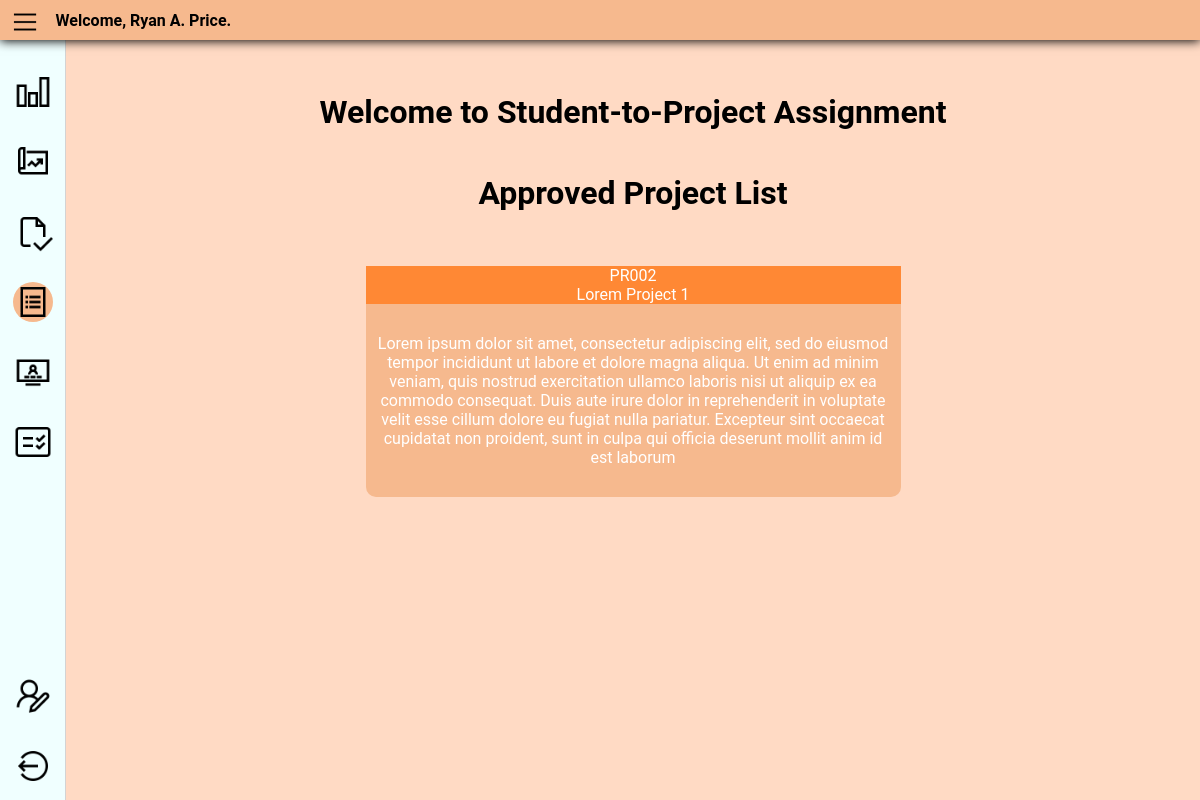
Screenshot of /supervisor/student-to-project_assignment.php (signed in) with the database file from the repository.
### tables this page shows
CREATE TABLE `Supervisor` (
  `SUPERVISOR_ID` varchar(10) NOT NULL,
  `NAME` varchar(90) DEFAULT NULL,
  `PASSWORD` varchar(70) NOT NULL,
  `AGE` decimal(10,0) DEFAULT NULL,
  `EMAIL` varchar(80) DEFAULT NULL,
  `PROFESSION` varchar(100) DEFAULT NULL,
  `ISVERIFIED` bit(1) DEFAULT NULL
);

CREATE TABLE `Project` (
  `PROJ_ID` char(5) NOT NULL,
  `NAME` varchar(90) DEFAULT NULL,
  `DESCRIPTION` varchar(1000) DEFAULT NULL,
  `STUDENT_ID` varchar(20) DEFAULT NULL,
  `SUPERVISOR_ID` varchar(20) DEFAULT NULL,
  `BACKUP_DESCRIPTION` varchar(1000) DEFAULT NULL,
  `APPROVED_SUPERVISOR` bit(1) DEFAULT NULL,
  `APPROVED_ADMIN` bit(1) DEFAULT NULL
);

### src/functions.php (called while the page is built, shortened)
<?php
function getSupervisorDatabySupervisorID($con, $supervisorID)
{
    $getSupervisorName_query = $con->prepare("SELECT * FROM Supervisor where SUPERVISOR_ID = ?");
    $getSupervisorName_query->bind_param("s", $supervisorID);
    $getSupervisorName_query->execute();
    $getSupervisorName_query_result = $getSupervisorName_query->get_result();
    return mysqli_fetch_assoc($getSupervisorName_query_result);
}
function checkLogin($con)
{
    if (isset($_SESSION['SUPERVISOR_ID'])) {
        $supervisor_id = $_SESSION['SUPERVISOR_ID'];
        $login_check_query_result = getSupervisorDatabySupervisorID($con, $supervisor_id);
        if ($login_check_query_result) {
            return $login_check_query_result;
        }
    } else if (isset($_SESSION['STUDENT_ID'])) {
        $student_id = $_SESSION['STUDENT_ID'];
        $login_check_query_result = getStudentDatabyStudentID($con, $student_id);
        if ($login_check_query_result) {
            return $login_check_query_result;
        }
    }
    die;
}

### supervisor/student-to-project_assignment.php (the view, shortened to what this page needs)
<?php
require("../src/functions.php");
require("../src/database.php");
$user_data = checkLogin($con);
?>
<!DOCTYPE html>
<html lang="en">
<head>
    <link rel="stylesheet" href="css/sidebar_header.css">
    <link rel="stylesheet" href="css/supervisor_student-to-project_assignment.css">
</head>
<body>
    <header class="header">
        <img class="menu-icon" src="../src/icon/menu_128px.png" alt="menu icon" title="Menu">
        <div class="welcome-msg">
            Welcome, <?php echo $user_data['NAME'] ?>.
        </div>
    </header>
    <div class="container">
        <div class="sidebar">
            <div class="middle-sidebar">
                <ul class="sidebar-item-list">
                    <li>
                        <a href="dashboard.php"><img class="sidebar-item" src="../src/icon/goal_progress_128px.png" alt="goal setting & progress setting icon" title="Goal Setting & Progress Setting"></a>
                    </li>
                    <li>
                        <a href="project_proposal_management.php"><img class="sidebar-item" src="../src/icon/project_proposal_management_128px.png" alt="project proposal management icon" title="Project Proposal Management"></a>
                    </li>
                    <li>
                        <a href="project_proposal_approval.php"><img class="sidebar-item" src="../src/icon/approve_student_project.png" alt="project planning icon" title="Project Planning"></a>
                    </li>
                    <li>
                        <a><img class="sidebar-item selected" src="../src/icon/student-to-project_assignment_128px.png" alt="student-to-project assignment icon" title="Student-To-Project Assignment"></a>
                    </li>
                    <li>
                        <a href="meeting_management.php"><img class="sidebar-item" src="../src/icon/meeting_management_128px.png" alt="meeting management icon" title="Meeting Management"></a>
                    </li>
                    <li>
                        <a href="mark_sheets.php"><img class="sidebar-item" src="../src/icon/marking_128px.png" alt="marking icon" title="Mark Sheets"></a>
                    </li>
                </ul>
            </div>
            <div class="bottom-sidebar">
                <ul class="sidebar-item-list">
                    <li>
                        <a href="editProfile.php"><img class="sidebar-item" src="../src/icon/edit_profile_128px.png" alt="edit profile icon" title="Edit Profile"></a>
                    </li>
                    <li>
                        <a href="../src/logout.php"><img class="sidebar-item" src="../src/icon/logout_128px.png" alt="logout icon" title="Logout"></a>
                    </li>
                </ul>
            </div>
        </div>
        <div class="content">
            <div class="student-to-project-assignment-box">
                <h1>Welcome to Student-to-Project Assignment</h1>
                <div class="approved-project-list-box">
                    <h1>Approved Project List</h1>
                    <?php
                    $sql = "SELECT * FROM Project WHERE APPROVED_ADMIN = 1 and SUPERVISOR_ID = ? and STUDENT_ID is NULL";
                    $getApprovedProject_query = $con->prepare($sql);
                    $getApprovedProject_query->execute([$user_data['SUPERVISOR_ID']]);
                    $getApprovedProject_query_result = $getApprovedProject_query->get_result();
                    if (mysqli_num_rows($getApprovedProject_query_result) > 0) {
                        while ($row = mysqli_fetch_assoc($getApprovedProject_query_result)) {
                            echo "<div class='approved-project-box' onclick='clickedProject(this)'>";
                            echo "<div class='approved-project-header'>";
                            echo $row['PROJ_ID'];
                            echo "<br>";
                            echo $row['NAME'];
                            echo "</div>";
                            echo "<div class='approved-project-body'>";
                            echo $row['DESCRIPTION'];
                            echo "</div>";
                            echo "</div>";
                        }
                    } else {
                        echo "<div style='pointer-events: none;padding:10px' class='approved-project-box'> ";
                        echo "<h2>NO APPROVED PROJECT</h2>";
                        echo "</div>";
                    }
                    ?>
                </div>
            </div>
        </div>
    </div>
</body>
</html>

### supervisor/css/sidebar_header.css (style rules this page uses)
:root { --bodyColour: #ffdac4; --containerColour: #f6b98e; --DarkercontainerColour: #ff8834; --shadowColour: #b14b02; --headerHeight: 40px; }
body { font-family: "Roboto", Verdana, Arial, sans-serif; background-color: var(--bodyColour); margin: 0; }
.header { background-color: var(--containerColour); position: sticky; top: 0; display: flex; height: var(--headerHeight); box-shadow: 0 1px 10px black; align-items: center; z-index: 9999; }
.menu-icon { width: 30px; height: 30px; padding-top: 0.3em; padding-left: 0.6em; }
.sidebar { flex-shrink: 0; overflow: hidden; background-color: azure; width: 65px; border-right: 1px solid lightgrey; display: flex; flex-direction: column; position: sticky; height: calc(100vh - var(--headerHeight)); left: 0; top: var(--headerHeight); }
.middle-sidebar { width: 100%; flex-grow: 1; overflow-y: auto; overflow-x: hidden; margin: 1rem 0; }
.bottom-sidebar { width: 100%; }
.container { display: flex; }
.sidebar-item-list { list-style: none; display: flex; flex-direction: column; align-items: center; margin: 0; padding: 0; }
.sidebar-item { width: 40px; height: 40px; margin-top: 1rem; margin-bottom: 10px; }
.content { display: flex; margin: 2rem; }
.welcome-msg { display: inline; padding-left: 1rem; font-weight: bold; }
.sidebar-item.selected { background-color: var(--containerColour); border-radius: 100px; }

### supervisor/css/supervisor_student-to-project_assignment.css (style rules this page uses)
.content { width: 100%; font-family: "Roboto", Verdana, Arial, sans-serif; justify-content: center; }
.approved-project-list-box { display: flex; flex-direction: column; font-family: "Roboto", Verdana, Arial, sans-serif; font-size: 100%; align-items: center; text-align: center; }
.approved-project-box { background-color: var(--containerColour); border-radius: 10px; margin-top: 2rem; color: white; width: 50%; display: flex; flex-direction: column; justify-content: center; word-break: break-word; }
.approved-project-box .approved-project-header { flex: 20%; background-color: var(--DarkercontainerColour); display: flex; justify-content: center; align-items: center; color: white; text-align: center; }
.approved-project-box .approved-project-body { margin: 30px 10px; flex: 80%; display: grid; place-content: center; border-bottom-left-radius: 10px; border-bottom-right-radius: 10px; }
.student-to-project-assignment-box h1 { text-align: center; }

### rows the page displays
supervisor: NAME "Ryan A. Price"
project: PROJ_ID "PR002", NAME "Lorem Project 1", DESCRIPTION "Lorem ipsum dolor sit amet, consectetur adipiscing elit, sed do eiusmod tempor incididunt ut labore et dolore magna aliqua. Ut enim ad minim veniam, quis nostrud exercitation ullamco laboris nisi ut aliquip ex ea commodo consequat. Duis aute irure dolor in reprehenderit in voluptate velit esse cillum dolore eu fugiat nulla pariatur. Excepteur sint occaecat cupidatat non proident, sunt in culpa qui officia deserunt mollit anim id est laborum"
